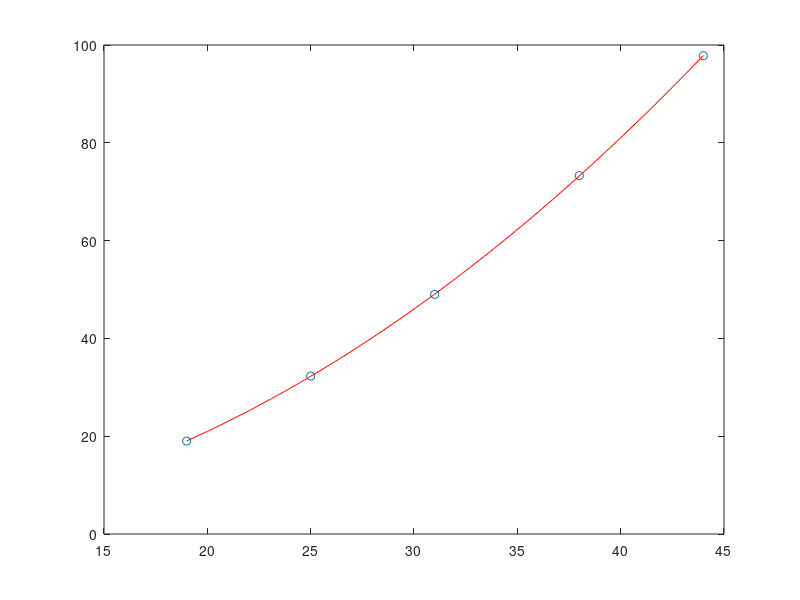

MATLAB code to generate this figure:
x = [19 25 31 38 44]';
y = [19.0 32.3 49.0 73.3 97.8]';
r = [ones(5,1), x.^2];
ab = r \ y;%求系数矩阵ab
x0 = 19 : 0.1 : 44;
y0 = ab(1) + ab(2) * x0.^2;
plot(x,y,'o',x0,y0,'r');